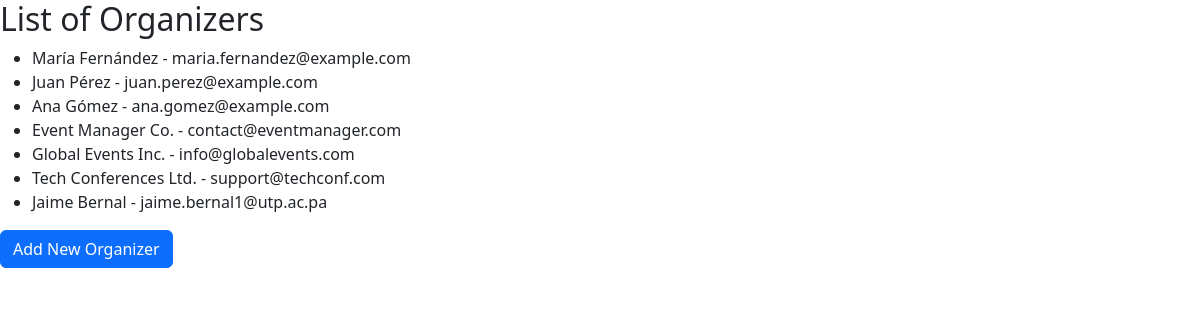
The app's page /events/organizers/ with its own data.
### Events/models.py (models this page shows, shortened)
class Organizer(models.Model):
  name = models.CharField(max_length=256)
  email = models.EmailField(max_length=256)
  phone = models.CharField(max_length=256)
  address = models.CharField(max_length=256, blank=True, null=True)
  website = models.URLField(max_length=256, blank=True, null=True)
  registrationdate = models.DateTimeField(auto_now_add=True)
  active = models.BooleanField(default=True)

### Events/views.py (the view)
# urls.py: path('organizers/', OrganizerListView.as_view(), name='organizer_list'),
class OrganizerListView(ListView):
    model = Organizer
    template_name = 'organizer_list.html'
    context_object_name = 'organizers'

### Events/templates/organizer_list.html (shortened to what this page needs)
{% load static %}
<!DOCTYPE html>
<html lang="en">
<head>
  <link rel="stylesheet" href="{% static '../static/assets/style.css' %}">
  <link rel="stylesheet" href="{% static '../static/assets/bootstrap-5.3.3-dist/css/bootstrap.min.css' %}">
  <link rel="stylesheet" href="{% static '../static/assets/bootstrap-5.3.3-dist/css/bootstrap-utilities.min.css' %}">
  <link rel="stylesheet" href="{% static '../static/assets/bootstrap-5.3.3-dist/css/bootstrap-grid.min.css' %}">
</head>
<body>
  {% block content %}
  <h2>List of Organizers</h2>
  <ul>
    {% for organizer in organizers %}
    <li>{{ organizer.name }} - {{ organizer.email }}</li>
    {% endfor %}
  </ul>
  <a href="{% url 'organizer_create' %}" class="btn btn-primary">Add New Organizer</a>
  {% endblock %}
</body>
</html>

### Events/static/assets/style.css (style rules this page uses)
html,body { margin: 0; padding: 0; width: 100%; height: 100%; overflow: hidden; font-family: "Helvetica Neue", Arial, sans-serif; }

### records on screen
Organizer: name "María Fernández", email "maria.fernandez@example.com"
Organizer: name "Juan Pérez", email "juan.perez@example.com"
Organizer: name "Ana Gómez", email "ana.gomez@example.com"
Organizer: name "Event Manager Co.", email "contact@eventmanager.com"
Organizer: name "Global Events Inc.", email "info@globalevents.com"
Organizer: name "Tech Conferences Ltd.", email "support@techconf.com"
Organizer: name "Jaime Bernal", email "jaime.bernal1@utp.ac.pa"
